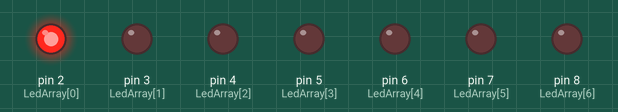
Recording of a sketch running on a simulated Arduino Uno, built with avr-gcc and run on an emulated ATmega328P. Shown: output pins drawn as LEDs (lit = HIGH).

Above: at 0.02 s.
At 0.52 s:
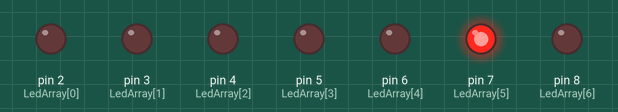
At 1.02 s:
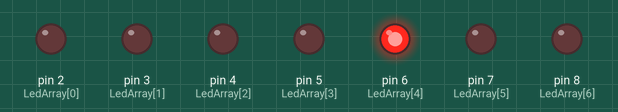
At 1.52 s:
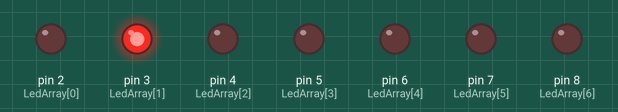
At 2.12 s:
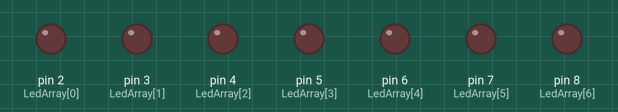
At 3.12 s:
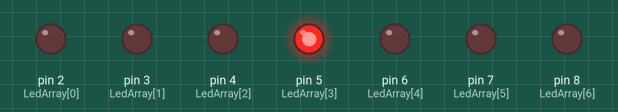
Timing chart, 0 to 3.4 s (numbered marks = the images above):
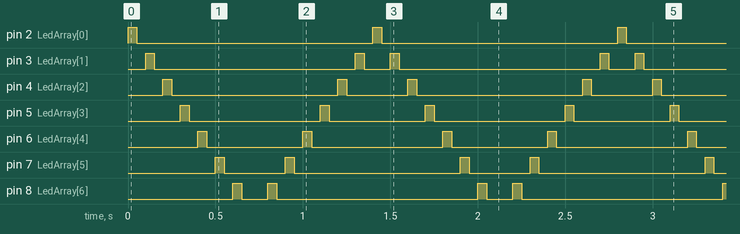

The sketch:

sketch.ino
```cpp
const int LedArray[] ={2,3,4,5,6,7,8};

void setup() {
  // put your setup code here, to run once:
for (int i=0; i<7;i++){
  pinMode(LedArray[i],OUTPUT);
}
}

void loop() {
  // put your main code here, to run repeatedly:
for(int i=0; i<7;i++){
  digitalWrite(LedArray[i], HIGH);
  delay(50);
  digitalWrite(LedArray[i], LOW);
  delay(50);
}
for(int j=7; j>0;j--){
  digitalWrite(LedArray[j], HIGH);
  delay(50);
  digitalWrite(LedArray[j], LOW);
  delay(50);
}

}
```

Measured:
- by itself, pin 2 (LedArray[0]): alternates HIGH for 0.05 s and LOW for 1.4 s
- by itself, pin 3 (LedArray[1]): repeats every 1.4 s: LOW 1.2 s, HIGH 0.05 s, LOW 0.15 s, HIGH 0.05 s
- by itself, pin 4 (LedArray[2]): repeats every 1.4 s: LOW 0.95 s, HIGH 0.05 s, LOW 0.35 s, HIGH 0.05 s
- by itself, pin 5 (LedArray[3]): repeats every 1.4 s: LOW 0.75 s, HIGH 0.05 s, LOW 0.55 s, HIGH 0.05 s
- by itself, pin 6 (LedArray[4]): repeats every 1.4 s: LOW 0.55 s, HIGH 0.05 s, LOW 0.75 s, HIGH 0.05 s
- by itself, pin 7 (LedArray[5]): repeats every 1.4 s: LOW 0.35 s, HIGH 0.05 s, LOW 0.95 s, HIGH 0.05 s
- by itself, pin 8 (LedArray[6]): repeats every 1.4 s: LOW 0.15 s, HIGH 0.05 s, LOW 1.2 s, HIGH 0.05 s
